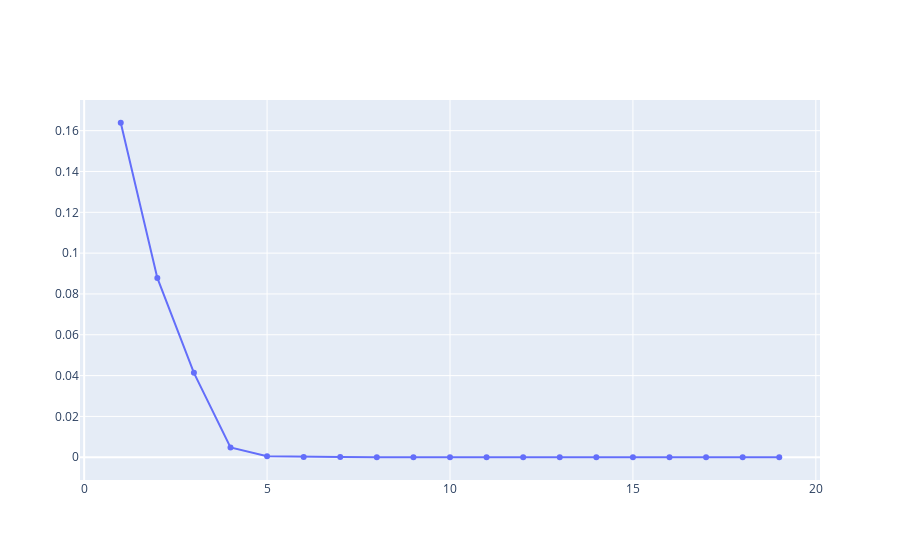

The notebook cell saved with this chart:
### Code cell
import plotly.graph_objects as go
fig = go.Figure()
# Add traces
fig.add_trace(go.Scatter(x=n_epoch[:], y=loss[:]))
fig.show()

### Figure 1 — Plotly figure (JSON) as saved in the notebook; plotly's stock layout.template omitted (floating-point values rounded to 4 significant figures)
{"data": [{"type": "scatter", "x": [1, 2, 3, 4, 5, 6, 7, 8, 9, 10, 11, 12, 13, 14, 15, 16, 17, 18, 19], "y": [0.1639, 0.08786, 0.04137, 0.004772, 0.0004879, 0.0001435, 6.339e-05, 3.43e-05, 2.097e-05, 1.39e-05, 9.774e-06, 7.18e-06, 5.457e-06, 4.263e-06, 3.406e-06, 2.773e-06, 2.293e-06, 1.923e-06, 1.631e-06]}], "layout": {}}
